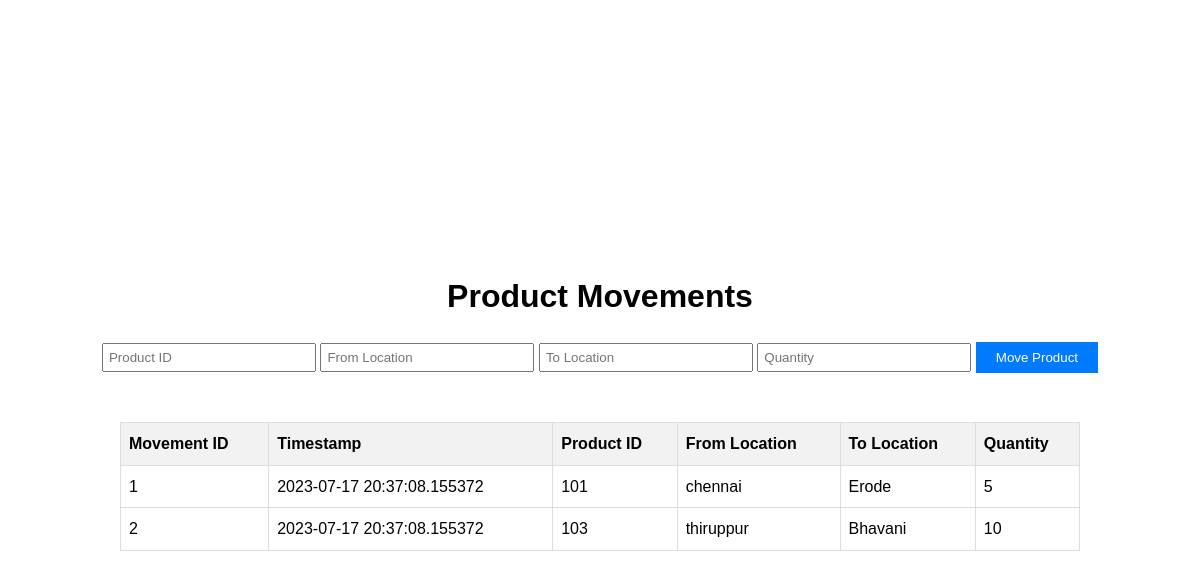
Page /product_movements on the committed database.
### app.py (models this page shows)
class ProductMovement(db.Model):
    movement_id = db.Column(db.Integer, primary_key=True, autoincrement=True)
    timestamp = db.Column(db.DateTime, nullable=False, default=datetime.now())
    from_location = db.Column(db.String(50), db.ForeignKey('location.location_id'))
    to_location = db.Column(db.String(50), db.ForeignKey('location.location_id'))
    product_id = db.Column(db.String(50), db.ForeignKey('product.product_id'))
    qty = db.Column(db.Integer, nullable=False)
    from_location_ref = db.relationship('Location', foreign_keys=[from_location])
    to_location_ref = db.relationship('Location', foreign_keys=[to_location])
    product_ref = db.relationship('Product')

class Location(db.Model):
    location_id = db.Column(db.String(50), primary_key=True)

### app.py (the view, shortened to what this page needs)
@app.route('/product_movements', methods=['GET', 'POST'])
def product_movements():
    movements = ProductMovement.query.all()
    return render_template('product_movements.html', movements=movements)

### templates/product_movements.html (shortened to what this page needs)
<!DOCTYPE html>
<html>
  <head>
  </head>
  <body>
    <h1>Product Movements</h1>
    <form method="POST" action="{{ url_for('product_movements') }}">
      <input type="text" name="product_id" placeholder="Product ID" required />
      <input type="text" name="from_location" placeholder="From Location" />
      <input type="text" name="to_location" placeholder="To Location" />
      <input type="number" name="qty" placeholder="Quantity" required />
      <button type="submit">Move Product</button>
    </form>
    <table border="1">
      <thead>
        <tr>
          <th>Movement ID</th>
          <th>Timestamp</th>
          <th>Product ID</th>
          <th>From Location</th>
          <th>To Location</th>
          <th>Quantity</th>
        </tr>
      </thead>
      <tbody>
        {% for movement in movements %}
        <tr>
          <td>{{ movement.movement_id }}</td>
          <td>{{ movement.timestamp }}</td>
          <td>{{ movement.product_id }}</td>
          <td>
            {{ movement.from_location_ref.location_id if
            movement.from_location_ref else 'N/A' }}
          </td>
          <td>
            {{ movement.to_location_ref.location_id if movement.to_location_ref
            else 'N/A' }}
          </td>
          <td>{{ movement.qty }}</td>
        </tr>
        {% endfor %}
      </tbody>
    </table>
  </body>
</html>

### templates/product_movements.html (style rules this page uses)
body { font-family: Arial, sans-serif; line-height: 1.6; margin: 0; padding: 0; text-align: center; display: flex; flex-direction: column; min-height: 100vh; justify-content: center; align-items: center; }
h1 { margin-bottom: 20px; }
form { margin-bottom: 20px; }
input[type="text"], input[type="number"] { padding: 5px; width: 200px; margin-bottom: 10px; }
button { padding: 8px 20px; background-color: #007bff; color: #fff; border: none; cursor: pointer; }
table { width: 80%; border-collapse: collapse; margin-top: 20px; }
th, td { border: 1px solid #ddd; padding: 8px; text-align: left; }
th { background-color: #f2f2f2; }

### rows in the picture
ProductMovement: movement_id "1", timestamp "2023-07-17 20:37:08.155372", product_id "101", from_location_ref "chennai", to_location_ref "Erode", qty "5"
ProductMovement: movement_id "2", timestamp "2023-07-17 20:37:08.155372", product_id "103", from_location_ref "thiruppur", to_location_ref "Bhavani", qty "10"
